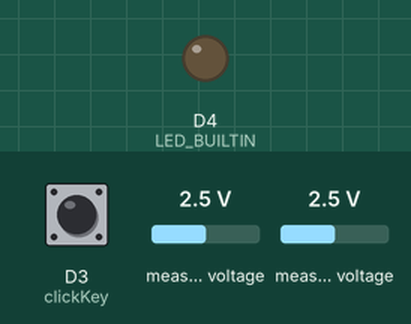
A sketch run on a simulated ESP8266 (NodeMCU). Parts: output pins drawn as LEDs (lit = HIGH, except the on-board LED, lit = LOW). The inputs (shaded band) are chosen by the test bench; at power-on: D3 (clickKey) HIGH, measured voltage 2.5 V. WiFi joins after 1.5 s; servers stay silent unless stated; what the sketch prints to the serial monitor is not drawn.

Above: at 0.1 s.
At 1.6 s:
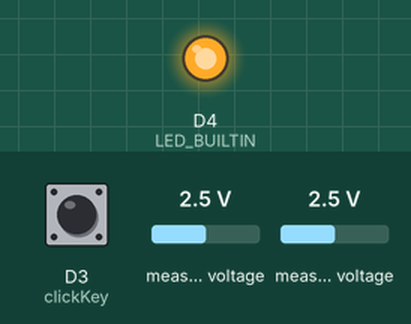
Timing chart, 0 to 3.1 s (numbered marks = the images above):
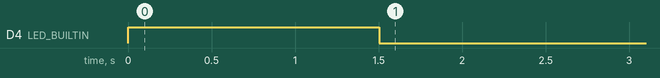

The sketch:

WifiJoystick.ino
```cpp
#include <ESP8266WiFi.h>
#include <Wire.h>
#include <Adafruit_ADS1015.h>
#include <WiFiUDP.h>


Adafruit_ADS1115 ads;

int clickKey = D3;

const char* ssid = "Walqa-Guest";
const char* password = "walqa2016";
boolean wifiConnected = false;

int udpPort = 3000;
const char* udpHost = "192.168.140.49";
WiFiUDP UDP;

void setup() {
  Serial.begin(115200);
  Serial.println();
  Serial.println();
  Serial.print("Running:");
  // put your setup code here, to run once:
  ads.setGain(GAIN_ONE);        // 1x gain   +/- 4.096V  1 bit = 2mV      0.125mV
  ads.begin();
  pinMode(clickKey, INPUT);
  pinMode(LED_BUILTIN, OUTPUT);
  digitalWrite(LED_BUILTIN, HIGH);
  WiFi.begin(ssid, password);

  while (WiFi.status() != WL_CONNECTED) {
    delay(500);
    Serial.print(".");
  }

  Serial.println("");
  Serial.println("WiFi connected Walqa-Guest");
  Serial.println("IP address: ");
  Serial.println(WiFi.localIP());
  digitalWrite(LED_BUILTIN, LOW);
}

int remap(int adcValue) {
  if (adcValue >= -2 && adcValue <=2 ) {
    return 0;
  }
  else if (adcValue >= -6 && adcValue <=-3 ) {
    return -1;
  }
  else if (adcValue >= -10 && adcValue <=-7 ) {
    return -2;
  }
  else if (adcValue >= -15 && adcValue <=-11 ) {
    return -3;
  }
  else if (adcValue >= 3 && adcValue <=6 ) {
    return 1;
  }
  else if (adcValue >= 7 && adcValue <=11 ) {
    return 2;
  }
  else if (adcValue >= 11 && adcValue <=15 ) {
    return 3;
  }
}

int inverse(int key) {
  if (key == HIGH) {
    return 0;
  }
  return 1;
}

unsigned char udpSend( char * msg)
{
  UDP.beginPacket(udpHost, udpPort);
  Serial.println(msg);
  UDP.write(msg);
  return UDP.endPacket();
}

void loop() {
  int16_t adc0, adc1;
  adc0 = ads.readADC_SingleEnded(0);
  adc1 = ads.readADC_SingleEnded(1);
  int adc0x = 0;
  int adc1y = 0;
  adc0x = map(adc0, 13, 24926, -14, 14);
  adc1y = map(adc1, 24, 25894, -14, 14);

  int clickStatus =  digitalRead(clickKey);
  int remapedX = remap(adc0x);
  int remapedY = remap(adc1y);
  int remapedClick = inverse(clickStatus);
  Serial.print("AIN0: "); Serial.println(remapedX);
  Serial.print("AIN1: "); Serial.println(remapedY);
  Serial.print("Click: "); Serial.println(remapedClick);
  delay(150);
  if (remapedX == 0 && remapedY == 0 && remapedClick == 0) {
    Serial.print("No action");
  } else {
    String str = "x:"+ String(remapedX, DEC) + ",y:"+String(remapedY, DEC)+",k:"+ String(remapedClick, DEC);
    int str_len = str.length() + 1;
    char char_array[str_len];

    // Copy it over
    str.toCharArray(char_array, str_len);
    udpSend(char_array);
  }

}
```
